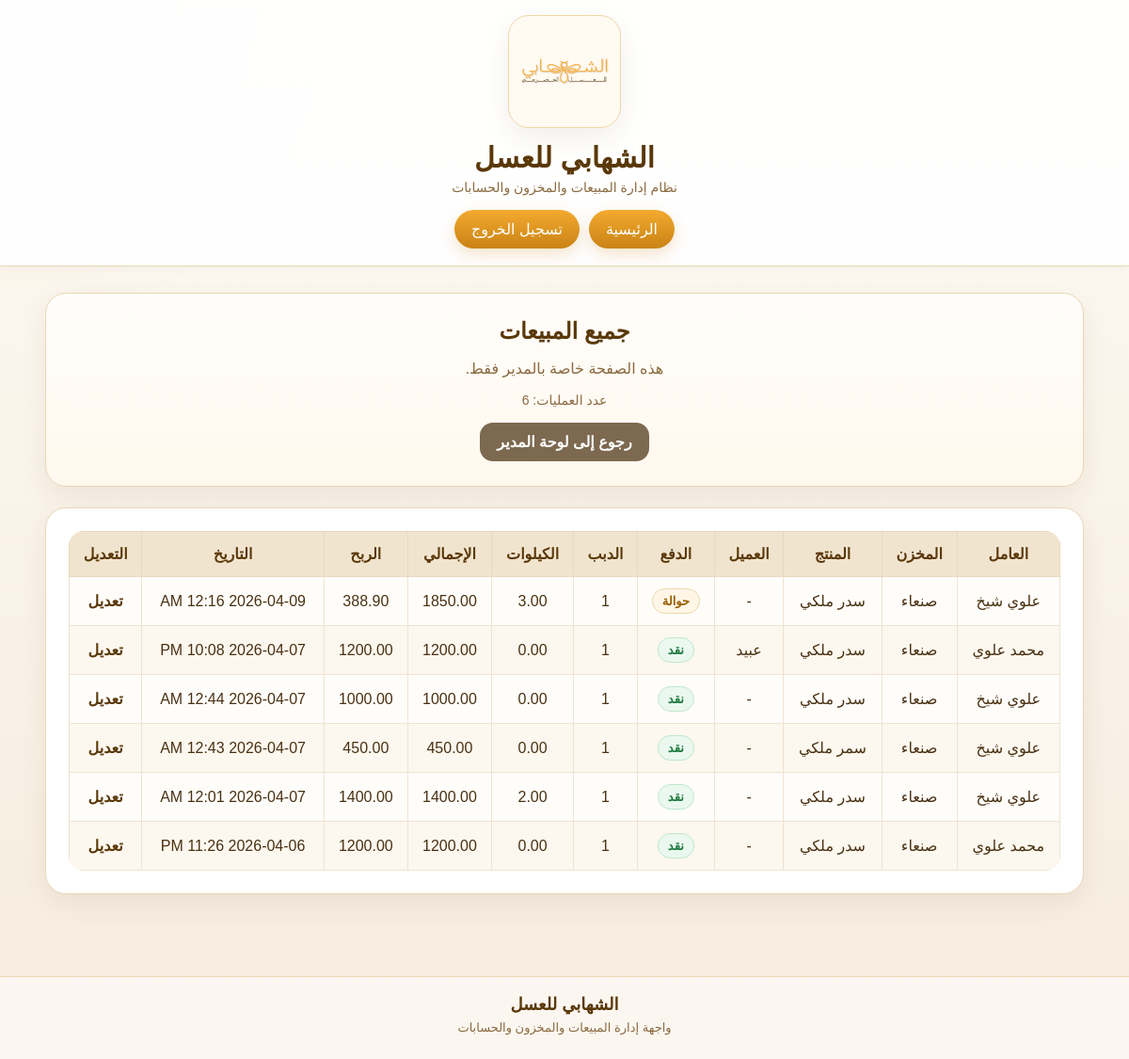
Before: /accounts/manager-sales/ (signed in) with the older database file.
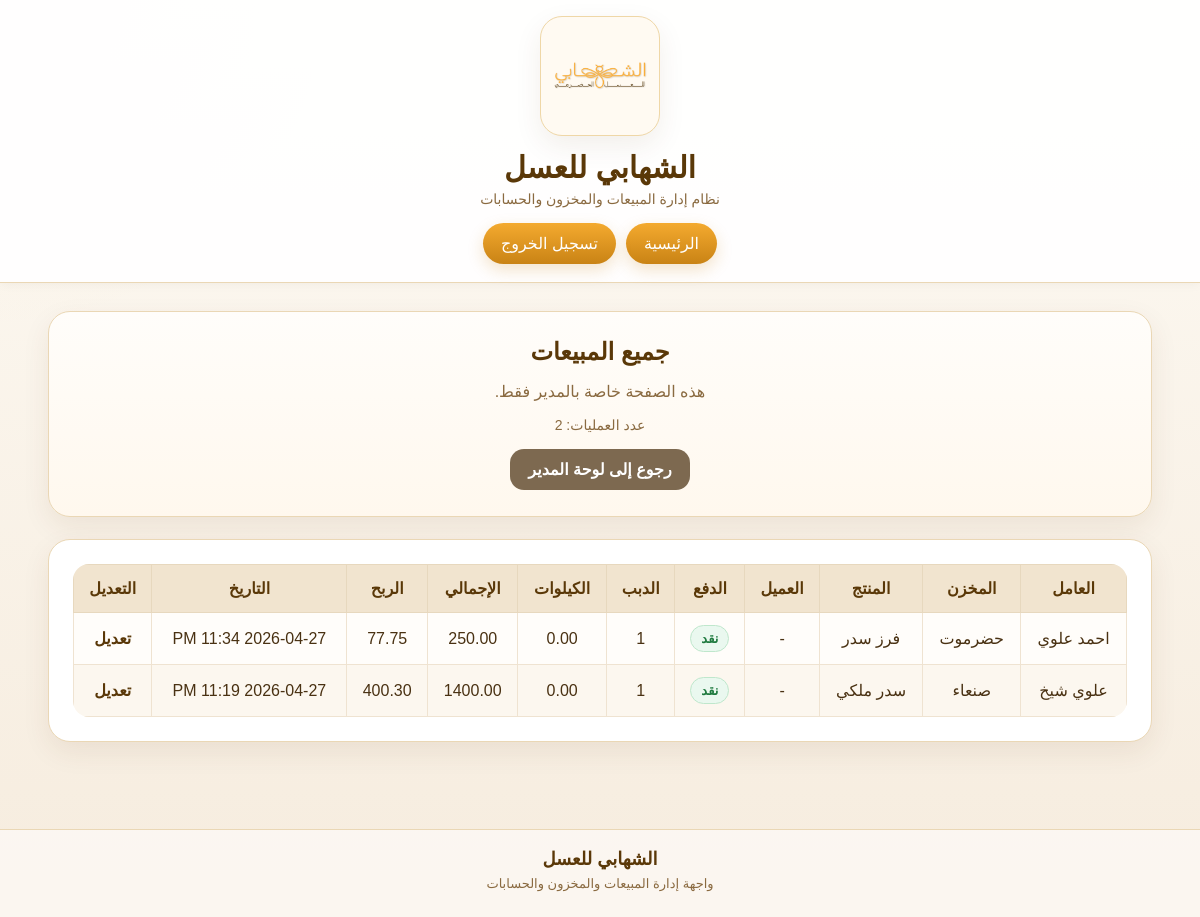
After: the same page with the newer database file.
### sales/models.py (models this page shows, shortened)
class Sale(models.Model):
    PAYMENT_CHOICES = [
        ('cash', 'نقد'),
        ('transfer', 'حوالة'),
        ('deferred', 'آجل'),
    ]
    warehouse = models.ForeignKey(
        Warehouse,
        on_delete=models.PROTECT,
        verbose_name='المخزن'
    )
    worker = models.ForeignKey(
        WorkerProfile,
        on_delete=models.PROTECT,
        verbose_name='العامل'
    )
    customer = models.ForeignKey(
        Customer,
        on_delete=models.SET_NULL,
        blank=True,
        null=True,
        verbose_name='العميل'
    )
    product = models.ForeignKey(
        Product,
        on_delete=models.PROTECT,
        verbose_name='المنتج'
    )
    quantity_dabba = models.PositiveIntegerField(
        default=0,
        verbose_name='عدد الدبب'
    )
    price_per_dabba = models.DecimalField(
        max_digits=10,
        decimal_places=2,
        default=0,
        verbose_name='سعر الدبة'
    )
    quantity_kg = models.DecimalField(
        max_digits=6,
        decimal_places=2,
        default=0,
        verbose_name='عدد الكيلوات'
    )
    price_per_kg = models.DecimalField(
        max_digits=10,
        decimal_places=2,
        default=0,
        verbose_name='سعر الكيلو'
    )
    payment_type = models.CharField(
        max_length=20,
        choices=PAYMENT_CHOICES,
        verbose_name='نوع الدفع'
    )
    total_amount = models.DecimalField(
        max_digits=12,
        decimal_places=2,
        default=0,
        verbose_name='إجمالي البيع'
    )
    total_cost = models.DecimalField(
        max_digits=12,
        decimal_places=2,
        default=0,
        verbose_name='إجمالي التكلفة'
    )
    profit_amount = models.DecimalField(
        max_digits=12,
        decimal_places=2,
        default=0,
        verbose_name='الربح'
    )
    worker_cash_amount = models.DecimalField(
        max_digits=12,
        decimal_places=2,
        default=0,
        verbose_name='النقد المستلم على العامل'
    )
    notes = models.TextField(
        blank=True,
        null=True,
        verbose_name='ملاحظات'
    )
    sale_date = models.DateTimeField(
        auto_now_add=True,
        verbose_name='تاريخ البيع'
    )
    class Meta:
        verbose_name = 'عملية بيع'
        verbose_name_plural = 'المبيعات'
        ordering = ['-sale_date']

### accounts/models.py (models this page shows, shortened)
class WorkerProfile(models.Model):
    ROLE_MANAGER = 'manager'
    ROLE_WORKER = 'worker'
    ROLE_CHOICES = [
        (ROLE_MANAGER, 'مدير'),
        (ROLE_WORKER, 'عامل'),
    ]
    user = models.OneToOneField(
        User,
        on_delete=models.CASCADE,
        verbose_name='المستخدم',
    )
    full_name = models.CharField(
        max_length=150,
        verbose_name='الاسم الكامل',
    )
    phone = models.CharField(
        max_length=30,
        blank=True,
        null=True,
        verbose_name='رقم الجوال',
    )
    role = models.CharField(
        max_length=20,
        choices=ROLE_CHOICES,
        default=ROLE_WORKER,
        verbose_name='الدور',
    )
    warehouse = models.ForeignKey(
        Warehouse,
        on_delete=models.SET_NULL,
        blank=True,
        null=True,
        verbose_name='المخزن',
    )
    is_active = models.BooleanField(
        default=True,
        verbose_name='نشط',
    )
    created_at = models.DateTimeField(
        auto_now_add=True,
        verbose_name='تاريخ الإنشاء',
    )
    class Meta:
        verbose_name = 'ملف مستخدم'
        verbose_name_plural = 'ملفات المستخدمين'

### warehouses/models.py (models this page shows, shortened)
class Warehouse(models.Model):
    name = models.CharField(max_length=100, verbose_name='اسم المخزن')
    city = models.CharField(max_length=100, verbose_name='المدينة')
    is_active = models.BooleanField(default=True, verbose_name='نشط')
    created_at = models.DateTimeField(auto_now_add=True, verbose_name='تاريخ الإنشاء')
    class Meta:
        verbose_name = 'مخزن'
        verbose_name_plural = 'المخازن'

### products/models.py (models this page shows, shortened)
class Product(models.Model):
    warehouse = models.ForeignKey(
        Warehouse,
        on_delete=models.CASCADE,
        verbose_name='المخزن'
    )
    name = models.CharField(max_length=150, verbose_name='اسم المنتج')
    honey_type = models.CharField(max_length=150, blank=True, null=True, verbose_name='نوع العسل')
    purchase_price_per_kg = models.DecimalField(
    max_digits=10,
    decimal_places=2,
    default=0,
    verbose_name='سعر الشراء للكيلو'
)
    default_sale_price_per_dabba = models.DecimalField(
        max_digits=10,
        decimal_places=2,
        default=0,
        verbose_name='سعر البيع الافتراضي للدبة'
    )
    default_sale_price_per_kg = models.DecimalField(
        max_digits=10,
        decimal_places=2,
        default=0,
        verbose_name='سعر البيع الافتراضي للكيلو'
    )
    is_active = models.BooleanField(default=True, verbose_name='نشط')
    created_at = models.DateTimeField(auto_now_add=True, verbose_name='تاريخ الإنشاء')
    class Meta:
        verbose_name = 'منتج'
        verbose_name_plural = 'المنتجات'

### customers/models.py (models this page shows, shortened)
class Customer(models.Model):
    name = models.CharField(max_length=150, verbose_name='اسم العميل')
    phone = models.CharField(max_length=30, blank=True, null=True, verbose_name='رقم الجوال')
    notes = models.TextField(blank=True, null=True, verbose_name='ملاحظات')
    created_at = models.DateTimeField(auto_now_add=True, verbose_name='تاريخ الإنشاء')
    class Meta:
        verbose_name = 'عميل'
        verbose_name_plural = 'العملاء'

### accounts/views.py (the view)
# urls.py: path('manager-sales/', manager_sales_list, name='manager-sales-list'),
@login_required
def manager_sales_list(request):
    profile = WorkerProfile.objects.filter(user=request.user).select_related('warehouse').first()
    if not profile or profile.role != 'manager':
        return redirect('dashboard')
    sales = Sale.objects.select_related(
        'worker',
        'customer',
        'product',
        'warehouse',
    ).order_by('-sale_date')
    return render(request, 'accounts/manager_sales_list.html', {
        'profile': profile,
        'sales': sales,
    })

### templates/accounts/manager_sales_list.html (shortened to what this page needs)
{% extends 'base.html' %}
{% block content %}
<div class="hero-card">
    <h2>جميع المبيعات</h2>
    <p class="muted">هذه الصفحة خاصة بالمدير فقط.</p>
    <div class="page-meta">عدد العمليات: {{ sales|length }}</div>
    <div class="actions">
        <a href="{% url 'manager-dashboard' %}" class="btn btn-secondary">رجوع إلى لوحة المدير</a>
    </div>
</div>
<div class="panel-card">
    {% if sales %}
        <div style="overflow-x:auto;">
            <table class="custom-table">
                <thead>
                    <tr>
                        <th>العامل</th>
                        <th>المخزن</th>
                        <th>المنتج</th>
                        <th>العميل</th>
                        <th>الدفع</th>
                        <th>الدبب</th>
                        <th>الكيلوات</th>
                        <th>الإجمالي</th>
                        <th>الربح</th>
                        <th>التاريخ</th>
                        <th>التعديل</th>
                    </tr>
                </thead>
                <tbody>
                    {% for sale in sales %}
                    <tr>
                        <td>{{ sale.worker.full_name }}</td>
                        <td>{{ sale.warehouse.name }}</td>
                        <td>{{ sale.product.name }}</td>
                        <td>{% if sale.customer %}{{ sale.customer.name }}{% else %}-{% endif %}</td>
                        <td>
                            {% if sale.payment_type == 'cash' %}
                                <span class="badge badge-success">نقد</span>
                            {% elif sale.payment_type == 'transfer' %}
                                <span class="badge badge-warning">حوالة</span>
                            {% else %}
                                <span class="badge badge-danger">آجل</span>
                            {% endif %}
                        </td>
                        <td>{{ sale.quantity_dabba }}</td>
                        <td>{{ sale.quantity_kg }}</td>
                        <td>{{ sale.total_amount }}</td>
                        <td>{{ sale.profit_amount }}</td>
                        <td>{{ sale.sale_date|date:"Y-m-d h:i A" }}</td>
                        <td><a href="{% url 'sale-update' sale.pk %}">تعديل</a></td>
                    </tr>
                    {% endfor %}
                </tbody>
            </table>
        </div>
    {% else %}
        <p class="muted">لا توجد مبيعات حتى الآن.</p>
    {% endif %}
</div>
{% endblock %}

### templates/base.html (shortened to what this page needs)
{% load static %}
<!DOCTYPE html>
<html lang="ar" dir="rtl">
<head>
    <link rel="stylesheet" href="{% static 'css/style.css' %}">
</head>
<body>
    <div class="page-shell">
        <header class="main-header">
            <div class="container">
                <div class="header-top">
                    <div class="brand-center">
                        <div class="logo-frame">
                            <img src="{% static 'images/logo.png' %}" alt="الشهابي للعسل" class="brand-logo">
                        </div>
                        <div class="brand-text">
                            <h1>الشهابي للعسل</h1>
                            <p>نظام إدارة المبيعات والمخزون والحسابات</p>
                        </div>
                    </div>
                </div>
                <div class="header-bottom">
                    <nav class="main-nav">
                        {% if request.user.is_authenticated %}
                            <a href="{% url 'dashboard' %}">الرئيسية</a>
                            <form method="post" action="{% url 'logout' %}" class="logout-form">
                                <button type="submit" class="logout-btn">تسجيل الخروج</button>
                            </form>
                        {% else %}
                            <a href="{% url 'login' %}">تسجيل الدخول</a>
                        {% endif %}
                    </nav>
                </div>
            </div>
        </header>
        <main class="main-content">
            <div class="container">
                {% block content %}{% endblock %}
            </div>
        </main>
        <footer class="site-footer">
            <div class="container footer-inner">
                <div class="footer-brand">الشهابي للعسل</div>
                <div class="footer-text">واجهة إدارة المبيعات والمخزون والحسابات</div>
            </div>
        </footer>
    </div>
</body>
</html>

### static/css/style.css (style rules this page uses)
:root { --bg-main: #fbf7ef; --bg-soft: #f7efe2; --card-bg: #ffffff; --text-main: #493112; --text-soft: #8a6a40; --gold-main: #f4aa2f; --gold-dark: #c98315; --brown-main: #5a3808; --border-soft: #ead7b5; --shadow-soft: 0 10px 28px rgba(90, 56, 8, 0.08); --radius-xl: 22px; --radius-lg: 18px; --radius-md: 14px; }
* { box-sizing: border-box; }
body { margin: 0; font-family: Tahoma, Arial, sans-serif; color: var(--text-main); background: radial-gradient(circle at top left, rgba(244, 170, 47, 0.06), transparent 22%), linear-gradient(180deg, #fdfaf4 0%, #f6ecde 100%); }
.container { width: 92%; max-width: 1200px; margin: 0 auto; }
.page-shell { min-height: 100vh; }
.main-header { background: rgba(255,255,255,0.94); border-bottom: 1px solid var(--border-soft); box-shadow: 0 2px 10px rgba(0,0,0,0.04); padding: 16px 0 18px; }
.header-top { display: flex; justify-content: center; }
.brand-center { display: flex; flex-direction: column; align-items: center; text-align: center; }
.logo-frame { width: 120px; height: 120px; background: #fffaf2; border: 1px solid #efd7a7; border-radius: 22px; box-shadow: var(--shadow-soft); display: flex; align-items: center; justify-content: center; overflow: hidden; }
.brand-logo { width: 100%; height: 100%; object-fit: contain; padding: 10px; }
.brand-text h1 { margin: 14px 0 0; color: var(--brown-main); font-size: 30px; }
.brand-text p { margin: 6px 0 0; color: var(--text-soft); font-size: 14px; }
.header-bottom { margin-top: 16px; }
.main-nav { display: flex; justify-content: center; align-items: center; gap: 10px; flex-wrap: wrap; }
.main-nav a, .logout-btn { text-decoration: none; color: white; background: linear-gradient(180deg, var(--gold-main), var(--gold-dark)); border: none; padding: 11px 18px; border-radius: 999px; font-weight: bold; cursor: pointer; font: inherit; box-shadow: 0 6px 16px rgba(201, 131, 21, 0.22); }
.logout-form { margin: 0; }
.main-content { padding: 28px 0 45px; }
.hero-card, .panel-card, .stat-card { background: var(--card-bg); border: 1px solid var(--border-soft); border-radius: var(--radius-xl); box-shadow: var(--shadow-soft); }
.hero-card { padding: 26px; text-align: center; margin-bottom: 22px; background: linear-gradient(180deg, #fffdfa 0%, #fff8ee 100%); }
.panel-card { padding: 24px; margin-bottom: 22px; }
.hero-card h2, .panel-card h2, .panel-card h3 { margin-top: 0; margin-bottom: 10px; color: var(--brown-main); }
.muted { color: var(--text-soft); text-align: center; }
.actions { display: flex; justify-content: center; gap: 10px; flex-wrap: wrap; margin-top: 14px; }
.btn { display: inline-block; padding: 11px 18px; border-radius: 14px; background: linear-gradient(180deg, var(--gold-main), var(--gold-dark)); color: white; text-decoration: none; border: none; cursor: pointer; font-weight: bold; box-shadow: 0 6px 16px rgba(201, 131, 21, 0.22); }
.btn-secondary { background: #7d6950; box-shadow: none; }
.custom-table { width: 100%; border-collapse: collapse; background: #fff; overflow: hidden; border-radius: 16px; }
.custom-table th { background: #f1e4cf; color: var(--brown-main); padding: 14px 12px; border: 1px solid #e7d8be; text-align: center; white-space: nowrap; }
.custom-table td { padding: 12px; border: 1px solid #efe3d1; text-align: center; white-space: nowrap; background: #fffdfa; }
.custom-table tbody tr:nth-child(even) td { background: #fcf7ef; }
.custom-table a { color: var(--brown-main); font-weight: bold; text-decoration: none; }
.hero-card .actions { margin-top: 16px; }
.btn, .main-nav a, .logout-btn, .quick-links a { transition: 0.2s ease; }
.site-footer { margin-top: 20px; padding: 18px 0 26px; border-top: 1px solid var(--border-soft); background: rgba(255,255,255,0.55); }
.footer-inner { display: flex; flex-direction: column; align-items: center; gap: 6px; text-align: center; }
.footer-brand { color: var(--brown-main); font-weight: bold; font-size: 18px; }
.footer-text { color: var(--text-soft); font-size: 13px; }
.badge { display: inline-block; padding: 6px 10px; border-radius: 999px; font-size: 13px; font-weight: bold; line-height: 1; }
.badge-success { background: #eaf8ef; color: #1f7a3f; border: 1px solid #bfe7cc; }
.page-meta { text-align: center; color: var(--text-soft); font-size: 14px; margin-top: 8px; }

Changed rows visible on the page:
removed Sale: worker.full_name "علوي شيخ", warehouse.name "صنعاء", product.name "سدر ملكي", payment_type "حوالة", quantity_dabba "1", quantity_kg "3.00", total_amount "1850.00", profit_amount "388.90", sale_date "2026-04-09 12:16 AM"
removed Sale: worker.full_name "محمد علوي", warehouse.name "صنعاء", product.name "سدر ملكي", customer.name "عبيد", payment_type "نقد", quantity_dabba "1", quantity_kg "0.00", total_amount "1200.00", profit_amount "1200.00", sale_date "2026-04-07 10:08 PM"
removed Sale: worker.full_name "علوي شيخ", warehouse.name "صنعاء", product.name "سدر ملكي", payment_type "نقد", quantity_dabba "1", quantity_kg "0.00", total_amount "1000.00", profit_amount "1000.00", sale_date "2026-04-07 12:44 AM"
removed Sale: worker.full_name "علوي شيخ", warehouse.name "صنعاء", product.name "سمر ملكي", payment_type "نقد", quantity_dabba "1", quantity_kg "0.00", total_amount "450.00", profit_amount "450.00", sale_date "2026-04-07 12:43 AM"
removed Sale: worker.full_name "علوي شيخ", warehouse.name "صنعاء", product.name "سدر ملكي", payment_type "نقد", quantity_dabba "1", quantity_kg "2.00", total_amount "1400.00", profit_amount "1400.00", sale_date "2026-04-07 12:01 AM"
removed Sale: worker.full_name "محمد علوي", warehouse.name "صنعاء", product.name "سدر ملكي", payment_type "نقد", quantity_dabba "1", quantity_kg "0.00", total_amount "1200.00", profit_amount "1200.00", sale_date "2026-04-06 11:26 PM"
added Sale: worker.full_name "احمد علوي", warehouse.name "حضرموت", product.name "فرز سدر", payment_type "نقد", quantity_dabba "1", quantity_kg "0.00", total_amount "250.00", profit_amount "77.75", sale_date "2026-04-27 11:34 PM"
added Sale: worker.full_name "علوي شيخ", warehouse.name "صنعاء", product.name "سدر ملكي", payment_type "نقد", quantity_dabba "1", quantity_kg "0.00", total_amount "1400.00", profit_amount "400.30", sale_date "2026-04-27 11:19 PM"
Other visible differences:
{{ sales|length }}: "6" → "2"
